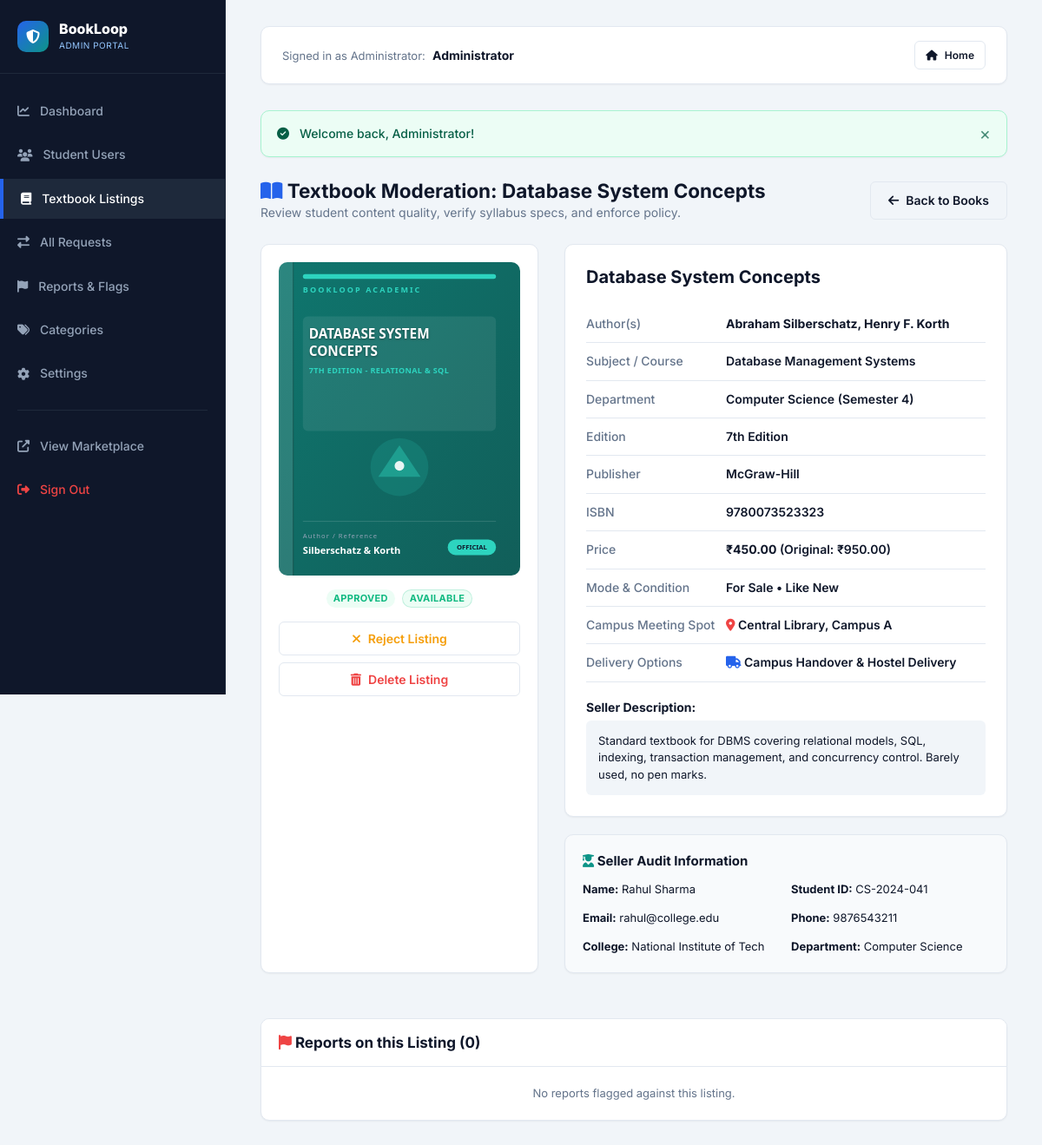
Screenshot of /admin/book-details.php?id=1 (signed in) with the database file from the repository.
### tables this page shows
CREATE TABLE `users` (
  `user_id` int(11) NOT NULL AUTO_INCREMENT,
  `name` varchar(100) NOT NULL,
  `email` varchar(150) NOT NULL,
  `password` varchar(255) NOT NULL,
  `phone` varchar(20) NOT NULL,
  `college` varchar(150) NOT NULL,
  `department` varchar(100) NOT NULL,
  `semester` int(11) NOT NULL DEFAULT 1,
  `student_id` varchar(50) NOT NULL,
  `profile_image` varchar(255) DEFAULT 'default_avatar.svg',
  `role` enum('student','admin') DEFAULT 'student',
  `status` enum('active','inactive','suspended') DEFAULT 'active',
  `created_at` datetime DEFAULT current_timestamp(),
  PRIMARY KEY (`user_id`),
  UNIQUE KEY `email` (`email`),
  KEY `idx_users_email` (`email`),
  KEY `idx_users_dept` (`department`),
  KEY `idx_users_status` (`status`)
);

CREATE TABLE `books` (
  `book_id` int(11) NOT NULL AUTO_INCREMENT,
  `user_id` int(11) NOT NULL,
  `title` varchar(255) NOT NULL,
  `author` varchar(255) NOT NULL,
  `isbn` varchar(50) DEFAULT NULL,
  `subject` varchar(100) NOT NULL,
  `department` varchar(100) NOT NULL,
  `semester` int(11) NOT NULL DEFAULT 1,
  `edition` varchar(50) DEFAULT NULL,
  `publisher` varchar(150) DEFAULT NULL,
  `original_price` decimal(10,2) DEFAULT 0.00,
  `price` decimal(10,2) NOT NULL DEFAULT 0.00,
  `condition` enum('Like New','Very Good','Good','Acceptable') NOT NULL DEFAULT 'Good',
  `listing_type` enum('For Sale','For Exchange','Sale or Exchange') NOT NULL DEFAULT 'For Sale',
  `description` text NOT NULL,
  `image` varchar(255) DEFAULT 'default_book.svg',
  `location` varchar(150) NOT NULL,
  `delivery_type` varchar(150) DEFAULT 'Campus Handover & Hostel Delivery',
  `preferred_contact` varchar(100) DEFAULT 'Chat on BookLoop',
  `status` enum('Available','Pending','Sold','Exchanged') DEFAULT 'Available',
  `approval_status` enum('Pending','Approved','Rejected') DEFAULT 'Pending',
  `created_at` datetime DEFAULT current_timestamp(),
  `updated_at` datetime DEFAULT current_timestamp() ON UPDATE current_timestamp(),
  PRIMARY KEY (`book_id`),
  KEY `user_id` (`user_id`),
  KEY `idx_books_title` (`title`),
  KEY `idx_books_author` (`author`),
  KEY `idx_books_subject` (`subject`),
  KEY `idx_books_dept` (`department`),
  KEY `idx_books_sem` (`semester`),
  KEY `idx_books_status` (`status`),
  KEY `idx_books_approval` (`approval_status`),
  CONSTRAINT `books_ibfk_1` FOREIGN KEY (`user_id`) REFERENCES `users` (`user_id`) ON DELETE CASCADE
);

### admin/book-details.php (the view, shortened to what this page needs)
<?php
require_once __DIR__ . '/includes/header.php';
$bookId = isset($_GET['id']) ? (int)$_GET['id'] : 0;
$stmt = $pdo->prepare("
    SELECT b.*, u.name as seller_name, u.email as seller_email, u.phone as seller_phone,
           u.college as seller_college, u.department as seller_department, u.student_id as seller_student_id
    FROM books b
    JOIN users u ON b.user_id = u.user_id
    WHERE b.book_id = ?
");
$stmt->execute([$bookId]);
$book = $stmt->fetch();
$repStmt = $pdo->prepare("
    SELECT r.*, u.name as reporter_name
    FROM reports r
    JOIN users u ON r.reporter_id = u.user_id
    WHERE r.book_id = ?
    ORDER BY r.created_at DESC
");
$repStmt->execute([$bookId]);
$reports = $repStmt->fetchAll();
?>
<div style="display:flex; justify-content:space-between; align-items:center; margin-bottom:24px;">
  <div>
    <h2><i class="fas fa-book-open" style="color:var(--primary);"></i> Textbook Moderation: <?= e($book['title']) ?></h2>
    <p style="color:var(--text-muted); font-size:14px;">Review student content quality, verify syllabus specs, and enforce policy.</p>
  </div>
  <a href="<?= BASE_URL ?>admin/books.php" class="btn btn-outline"><i class="fas fa-arrow-left"></i> Back to Books</a>
</div>
<div style="display:grid; grid-template-columns: 320px 1fr; gap:30px; margin-bottom:28px;">
  <div class="card" style="padding:20px; text-align:center;">
    <img src="<?= BASE_URL ?>uploads/books/<?= e($book['image']) ?>" alt="Cover" style="width:100%; aspect-ratio:1/1.3; object-fit:cover; border-radius:var(--radius-md); margin-bottom:16px;" onerror="this.src='<?= BASE_URL ?>uploads/books/default_book.svg'">
    <div style="display:flex; justify-content:center; gap:8px; margin-bottom:16px;">
      <?= getApprovalBadge($book['approval_status']) ?>
      <?= getStatusBadge($book['status']) ?>
    </div>
    <div style="display:flex; flex-direction:column; gap:8px;">
      <?php if ($book['approval_status'] !== 'Rejected'): ?>
        <form action="<?= BASE_URL ?>admin/book-details.php?id=<?= $bookId ?>" method="POST">
          <button type="submit" class="btn btn-outline btn-block" style="color:var(--warning);"><i class="fas fa-times"></i> Reject Listing</button>
        </form>
      <?php endif; ?>
      <form action="<?= BASE_URL ?>admin/book-details.php?id=<?= $bookId ?>" method="POST" onsubmit="return confirm('Permanently remove this book?');">
        <button type="submit" class="btn btn-outline btn-block" style="color:var(--danger);"><i class="fas fa-trash-alt"></i> Delete Listing</button>
      </form>
    </div>
  </div>
  <div>
    <div class="card" style="padding:24px; margin-bottom:20px;">
      <h3 style="font-size:20px; margin-bottom:12px;"><?= e($book['title']) ?></h3>
      <table class="book-spec-table">
        <tr><td>Author(s)</td><td><strong><?= e($book['author']) ?></strong></td></tr>
        <tr><td>Subject / Course</td><td><?= e($book['subject']) ?></td></tr>
        <tr><td>Department</td><td><?= e($book['department']) ?> (Semester <?= e($book['semester']) ?>)</td></tr>
        <tr><td>Edition</td><td><?= e($book['edition'] ?: 'Not specified') ?></td></tr>
        <tr><td>Publisher</td><td><?= e($book['publisher'] ?: 'Not specified') ?></td></tr>
        <tr><td>ISBN</td><td><?= e($book['isbn'] ?: 'Not specified') ?></td></tr>
        <tr><td>Price</td><td><strong><?= formatPrice($book['price']) ?></strong> (Original: <?= formatPrice($book['original_price']) ?>)</td></tr>
        <tr><td>Mode & Condition</td><td><?= e($book['listing_type']) ?> &bull; <?= e($book['condition']) ?></td></tr>
        <tr><td>Campus Meeting Spot</td><td><i class="fas fa-map-marker-alt" style="color:var(--danger);"></i> <?= e($book['location']) ?></td></tr>
        <tr><td>Delivery Options</td><td><i class="fas fa-truck" style="color:var(--primary);"></i> <?= e($book['delivery_type'] ?? 'Campus Handover & Hostel Delivery') ?></td></tr>
      </table>
      <h4 style="font-size:14px; margin:16px 0 6px 0;">Seller Description:</h4>
      <div style="background:var(--bg-alt); padding:14px; border-radius:var(--radius-sm); font-size:13px; line-height:1.5;">
        <?= nl2br(e($book['description'])) ?>
      </div>
    </div>
    <div class="card" style="padding:20px; background:#f8fafc;">
      <h4 style="font-size:15px; margin-bottom:12px;"><i class="fas fa-user-graduate" style="color:var(--secondary);"></i> Seller Audit Information</h4>
      <div style="display:grid; grid-template-columns:1fr 1fr; gap:12px; font-size:13px;">
        <div><strong>Name:</strong> <?= e($book['seller_name']) ?></div>
        <div><strong>Student ID:</strong> <?= e($book['seller_student_id']) ?></div>
        <div><strong>Email:</strong> <?= e($book['seller_email']) ?></div>
        <div><strong>Phone:</strong> <?= e($book['seller_phone']) ?></div>
        <div><strong>College:</strong> <?= e($book['seller_college']) ?></div>
        <div><strong>Department:</strong> <?= e($book['seller_department']) ?></div>
      </div>
    </div>
  </div>
</div>
<div class="card">
  <div class="card-header">
    <h3 class="card-title"><i class="fas fa-flag" style="color:var(--danger);"></i> Reports on this Listing (<?= count($reports) ?>)</h3>
  </div>
  <div class="card-body" style="padding:0;">
    <?php if (empty($reports)): ?>
      <div style="padding:20px; text-align:center; color:var(--text-muted); font-size:13px;">No reports flagged against this listing.</div>
    <?php endif; ?>
  </div>
</div>
<?php require_once __DIR__ . '/includes/footer.php'; ?>

### admin/includes/header.php (shortened to what this page needs)
<?php
require_once __DIR__ . '/../../config/database.php';
require_once __DIR__ . '/../../includes/functions.php';
require_once __DIR__ . '/../../includes/auth.php';
$adminUser = getAuthUser($pdo);
$currentAdminPage = basename($_SERVER['PHP_SELF']);
?>
<!DOCTYPE html>
<html lang="en">
<head>
  <link rel="stylesheet" href="https://cdnjs.cloudflare.com/ajax/libs/font-awesome/6.4.0/css/all.min.css">
  <link rel="stylesheet" href="<?= BASE_URL ?>css/style.css">
  <link rel="stylesheet" href="<?= BASE_URL ?>css/responsive.css">
</head>
<body>
<div class="admin-layout">
  <aside class="admin-sidebar">
    <a href="<?= BASE_URL ?>admin/dashboard.php" class="admin-brand">
      <div class="brand-icon" style="width:36px; height:36px; font-size:16px;">
        <i class="fas fa-shield-alt"></i>
      </div>
      <div>
        <div style="font-weight:800; font-size:16px; color:white; line-height:1;">BookLoop</div>
        <div style="font-size:10px; color:#93c5fd; text-transform:uppercase; letter-spacing:0.5px; margin-top:3px;">Admin Portal</div>
      </div>
    </a>
    <nav class="admin-nav">
      <a href="<?= BASE_URL ?>admin/dashboard.php" class="admin-nav-item <?= $currentAdminPage === 'dashboard.php' ? 'active' : '' ?>">
        <i class="fas fa-chart-line"></i> Dashboard
      </a>
      <a href="<?= BASE_URL ?>admin/users.php" class="admin-nav-item <?= in_array($currentAdminPage, ['users.php', 'user-details.php']) ? 'active' : '' ?>">
        <i class="fas fa-users"></i> Student Users
      </a>
      <a href="<?= BASE_URL ?>admin/books.php" class="admin-nav-item <?= in_array($currentAdminPage, ['books.php', 'book-details.php']) ? 'active' : '' ?>">
        <i class="fas fa-book"></i> Textbook Listings
      </a>
      <a href="<?= BASE_URL ?>admin/requests.php" class="admin-nav-item <?= $currentAdminPage === 'requests.php' ? 'active' : '' ?>">
        <i class="fas fa-exchange-alt"></i> All Requests
      </a>
      <a href="<?= BASE_URL ?>admin/reports.php" class="admin-nav-item <?= $currentAdminPage === 'reports.php' ? 'active' : '' ?>">
        <i class="fas fa-flag"></i> Reports & Flags
      </a>
      <a href="<?= BASE_URL ?>admin/categories.php" class="admin-nav-item <?= $currentAdminPage === 'categories.php' ? 'active' : '' ?>">
        <i class="fas fa-tags"></i> Categories
      </a>
      <a href="<?= BASE_URL ?>admin/settings.php" class="admin-nav-item <?= $currentAdminPage === 'settings.php' ? 'active' : '' ?>">
        <i class="fas fa-cog"></i> Settings
      </a>
      <div style="height:1px; background:#1e293b; margin:14px 20px;"></div>
      <a href="<?= BASE_URL ?>index.php" class="admin-nav-item" target="_blank">
        <i class="fas fa-external-link-alt"></i> View Marketplace
      </a>
      <a href="<?= BASE_URL ?>logout.php" class="admin-nav-item" style="color:#ef4444;">
        <i class="fas fa-sign-out-alt"></i> Sign Out
      </a>
    </nav>
  </aside>
  <main class="admin-main">
    <div class="admin-topbar">
      <div>
        <span style="font-size:13px; color:var(--text-muted);">Signed in as Administrator:</span>
        <strong style="font-size:14px; color:var(--text-main); margin-left:4px;"><?= e($adminUser['name']) ?></strong>
      </div>
      <div>
        <a href="<?= BASE_URL ?>index.php" class="btn btn-sm btn-outline"><i class="fas fa-home"></i> Home</a>
      </div>
    </div>
    <?php displayFlash(); ?>

### includes/functions.php (shortened to what this page needs)
<?php
function e($str) {
    return htmlspecialchars((string)($str ?? ''), ENT_QUOTES, 'UTF-8');
}
function getFlash() {
    if (isset($_SESSION['flash'])) {
        $flash = $_SESSION['flash'];
        return $flash;
    }
    return null;
}
function displayFlash() {
    $flash = getFlash();
    if ($flash) {
        $type = e($flash['type']);
        $msg = e($flash['message']);
        $icon = 'info-circle';
        if ($type === 'success') $icon = 'check-circle';
        echo "<div class=\"alert alert-{$type}\" id=\"flashAlert\">
                <i class=\"fas fa-{$icon}\"></i>
                <span>{$msg}</span>
                <button type=\"button\" class=\"alert-close\" onclick=\"this.parentElement.remove();\">&times;</button>
              </div>";
    }
}
function isLoggedIn() {
    return isset($_SESSION['user_id']) && !empty($_SESSION['user_id']);
}
function getAuthUser($pdo) {
    $stmt = $pdo->prepare("SELECT * FROM users WHERE user_id = ?");
    $stmt->execute([$_SESSION['user_id']]);
    return $stmt->fetch();
}
function formatPrice($amount) {
    return '₹' . number_format((float)$amount, 2);
}
function getStatusBadge($status) {
    $status = e($status);
    $class = 'badge-available';
    return "<span class=\"badge {$class}\">{$status}</span>";
}
function getApprovalBadge($approval) {
    $approval = e($approval);
    $class = 'badge-pending';
    if ($approval === 'Approved') $class = 'badge-approved';
    return "<span class=\"badge {$class}\">{$approval}</span>";
}

### rows the page displays
users: name "Administrator"
books: title "Database System Concepts", image (picture), approval_status "APPROVED", status "AVAILABLE", author "Abraham Silberschatz, Henry F. Korth", subject "Database Management Systems", department "Computer Science", semester "4", edition "7th Edition", publisher "McGraw-Hill", isbn "9780073523323", price "₹450.00", original_price "₹950.00", listing_type "For Sale", condition "Like New", location "Central Library, Campus A", delivery_type "Campus Handover & Hostel Delivery", description "Standard textbook for DBMS covering relational models, SQL, indexing, transaction management, and concurrency control. Barely used, no pen marks.", user.name "Rahul Sharma", user.student_id "CS-2024-041", user.email "rahul@college.edu", user.phone "9876543211", user.college "National Institute of Tech", user.department "Computer Science"

### other values shown
$msg "Welcome back, Administrator!"
count($reports) "0"
